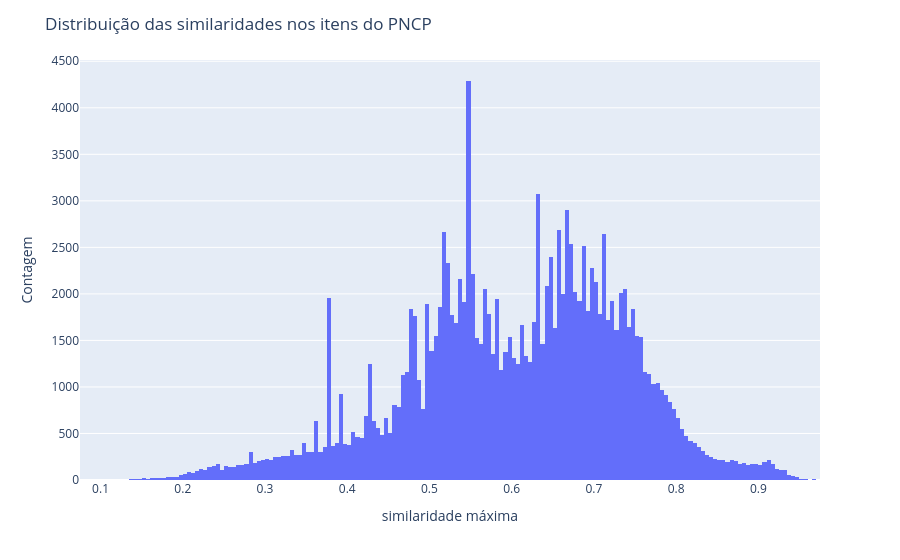

Notebook code cell kept with this figure:
### Markdown cell above
#### Distribuição da similaridade para todos os itens do PNCP

### Code cell
fig = px.histogram(med_pncp, x="similaridade")

# Adiciona títulos e legendas
fig.update_layout(
    title="Distribuição das similaridades nos itens do PNCP",
    xaxis_title="similaridade máxima",
    yaxis_title="Contagem"
)

fig.show()

### Figure 1 — Plotly figure (JSON) as saved in the notebook; plotly's stock layout.template omitted (floating-point values rounded to 4 significant figures; data arrays with more than 128 entries replaced by an {"elided": "..."} marker saying what was removed)
{"data": [{"alignmentgroup": "True", "bingroup": "x", "hovertemplate": "similaridade=%{x}<br>count=%{y}<extra></extra>", "legendgroup": "", "marker": {"color": "#636efa", "pattern": {"shape": ""}}, "name": "", "offsetgroup": "", "orientation": "v", "showlegend": false, "type": "histogram", "x": {"elided": "144967 float values"}, "xaxis": "x", "yaxis": "y"}], "layout": {"barmode": "relative", "legend": {"tracegroupgap": 0}, "margin": {"t": 60}, "title": {"text": "Distribuição das similaridades nos itens do PNCP"}, "xaxis": {"anchor": "y", "domain": [0, 1], "title": {"text": "similaridade máxima"}}, "yaxis": {"anchor": "x", "domain": [0, 1], "title": {"text": "Contagem"}}}}
